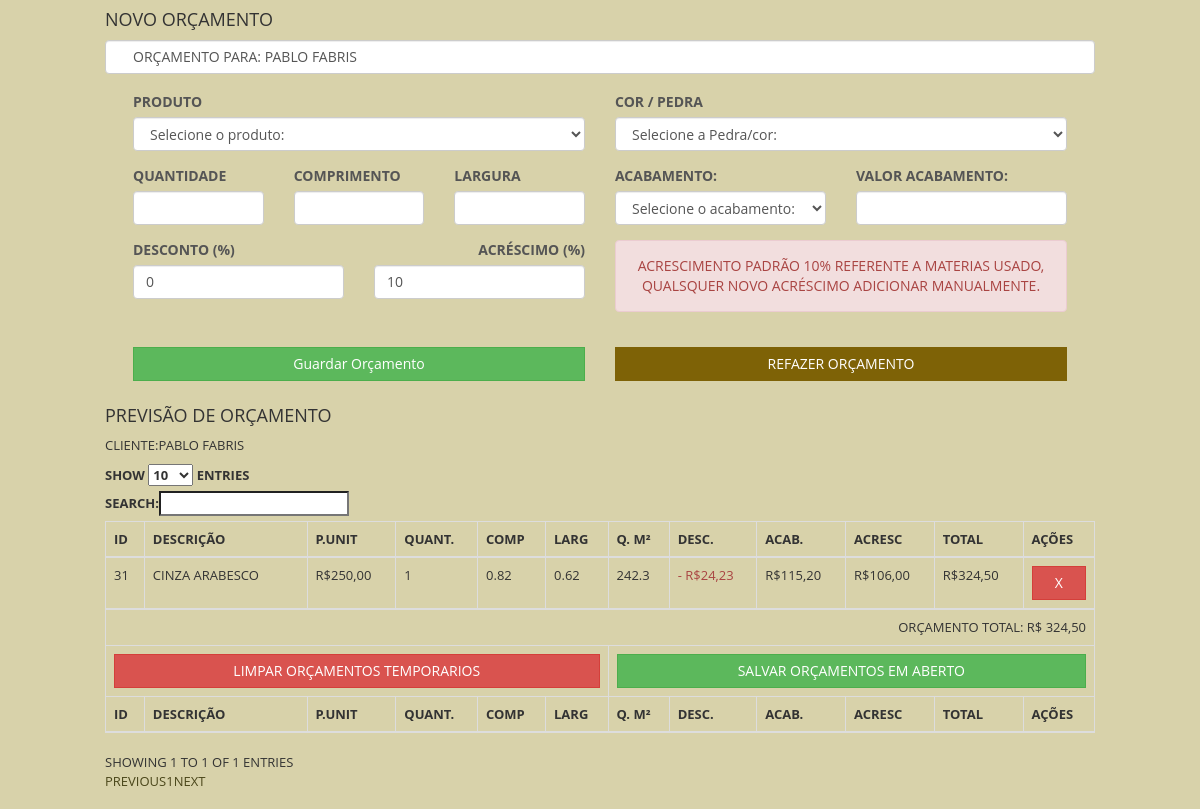
The app's page /admin.php?page=novo_orcamento&cliente=PABLO FABRIS (signed in) with its own data.
### tables this page shows
CREATE TABLE `clientes` (
  `id` int(11) NOT NULL,
  `nome` varchar(200) NOT NULL,
  `endereco` varchar(500) NOT NULL,
  `n` int(11) NOT NULL,
  `referencia` varchar(500) NOT NULL,
  `cidade` varchar(200) NOT NULL,
  `bairro` varchar(200) NOT NULL,
  `cep` varchar(50) NOT NULL,
  `cpf` varchar(50) NOT NULL,
  `telefone` varchar(100) NOT NULL,
  `telefone1` varchar(100) NOT NULL,
  `id_empresa` int(11) NOT NULL
);

CREATE TABLE `temp_orcamento` (
  `id` int(11) NOT NULL,
  `pedraRef` varchar(11) NOT NULL,
  `produto` varchar(100) NOT NULL,
  `preco_unit` varchar(100) NOT NULL,
  `quant` int(11) NOT NULL,
  `comp` varchar(100) NOT NULL,
  `larg` varchar(100) NOT NULL,
  `quantM` varchar(50) NOT NULL,
  `desconto` varchar(100) NOT NULL,
  `acab` varchar(100) NOT NULL,
  `acresc` int(11) NOT NULL,
  `total` varchar(100) NOT NULL,
  `cliente_id` varchar(100) NOT NULL,
  `id_admin` varchar(100) NOT NULL,
  `id_empresa` int(11) NOT NULL
);

### pages/orcamentos/novo_orcamento.php (the view, shortened to what this page needs)
<div class="row content">
    <div class="row">
        <div class="col-sm-12">
            <h4>Novo Orçamento</h4>
            <?php if (!isset($_GET['cliente'])) { ?>
                <div class="form-group col-sm-12">
                    <label for="cliente">Cliente</label>
                    <form action="">
                        <input type="text" id="cliente" name="cliente" onkeyup="showCliente(this.value)" class="form-control">
                    </form>
                    <p>Suggestions: <span id="clientes"></span></p>
                </div>
            <?php } else {
                $check= "SELECT * FROM  clientes WHERE nome='".$_GET['cliente']."'";
                $checkCliente = mysqli_query($con,$check);
                if(mysqli_num_rows($checkCliente) == 0){
            echo "<div class='alert alert-danger text-center'>Cliente não existe por favor tente novamente.<a href='?page=novo_orcamento' class='btn btn-danger'>Reiniciar orçamento</a></div>";
                }else{
             while($row = mysqli_fetch_assoc($checkCliente)){
             $idUser =  $row['id'];
             $nome =  $row['nome'];
                ?>
                <div id="Allform">
                    <form class="form-control" method="post" action="data/addTempOrcamento.php">
                    <div class="form-group col-sm-12">
                            <p class="text-lefty"><span class="text-strong">Orçamento para:</span> <?php echo $nome;  ?> </p>
                        </div>
                        <div class="form-group col-sm-6">
                            <label for="Produtos">Produto</label>
                            <select name="Produtos" class="form-control">
                                <option value="">Selecione o produto:</option>
                            </select>
                        </div>
                        <div class="form-group col-sm-6">
                            <label for="pedras">Cor / Pedra</label>
                            <select name="pedras" onchange="showPedras(this.value)" class="form-control">
                                <option value="">Selecione a Pedra/cor:</option>
                            </select>
                        </div>
                        <div class="form-group col-sm-2">
                            <label for="quantidade">Quantidade</label>
                            <input type="text" name="quantidade" class="form-control" id="quantidade">
                        </div>
                        <div class="form-group col-sm-2">
                            <label for="comprimento">Comprimento</label>
                            <input type="text" name="comprimento" class="form-control" id="comprimento">
                        </div>
                        <div class="form-group col-sm-2">
                            <label for="largura">Largura</label>
                            <input type="text" name="largura" class="form-control" id="largura">
                        </div>
                        <div class="form-group col-sm-3">
                        <label for="acabamento">Acabamento:</label>
                            <select name="acabamento" class="form-control">
                                <option>Selecione o acabamento:</option>
                            </select>
                        </div>
                        <div class="form-group col-sm-3">
                        <label for="acabamento">Valor Acabamento:</label>
                        <input type="text" name="valoracabamento" class="form-control" id="valoracabamento">
                        </div>
                        <div class="form-group col-sm-3">
                            <label for="desconto">Desconto (%)</label>
                            <input type="text" name="desconto" class="form-control" value="0" id="desconto">
                        </div>
                        <div class="form-group col-sm-3 text-right">
                            <label for="acresc1"> Acréscimo (%)</label>
                            <input type="text" name="acresc1" class="form-control" value="10" id="acresc1">
                        </div>
                        <div class="form-group col-sm-6 text-left">
                           <div class="alert alert-danger text-center">Acrescimento padrão 10% referente a materias usado, qualsquer novo acréscimo adicionar manualmente.</div>
                        </div>
                        <div class="form-group col-sm-6">
                            <button type="submit" class="btn btn-success col-sm-12">Guardar Orçamento</button>
                        </div>
                        <div class="form-group col-sm-6">
                            <a class="btn btn-info col-sm-12" href="?page=novo_orcamento&cliente=<?= $_GET['cliente']; ?>">Refazer Orçamento</a>
                        </div>
                    </form>
                </div>
            <?php } } } ?>
        </div>
        <div class="col-sm-12">
            <?php if (isset($_GET['cliente'])) { ?>
                <h4>Previsão de Orçamento</h4>
                <p class="text-lefty"><span class="text-strong">Cliente:</span><?= $nome; ?></p>
                <table id="tableuser" class="table table-bordered" style="width:100%">
                    <thead>
                        <th>ID</th>
                        <th>Descrição</th>
                        <th>P.Unit</th>
                        <th>Quant.</th>
                        <th>Comp</th>
                        <th>Larg</th>
                        <th>Q. M²</th>
                        <th>Desc.</th>
                        <th>Acab.</th>
                        <th>Acresc</th>
                        <th>Total</th>
                        <th>Ações</th>
                    </thead>
                    <tbody>
                    <?php
                                $sql1 = "SELECT * FROM temp_orcamento WHERE cliente_id='".$nome."' and id_empresa='".$_SESSION['empresa_id']."'";
                                $result1 = mysqli_query($con, $sql1);
                                while ($rowp1 = mysqli_fetch_array($result1)) {
                                    ?>
                                    <tr>
                                    <td><?php echo $rowp1['id']; ?></td>
                                    <td><?php echo $rowp1['produto']; ?></td>
                                    <td>R$<?php echo number_format($rowp1['preco_unit'], 2, ',', '.'); ?></td>
                                    <td><?php echo $rowp1['quant']; ?></td>
                                    <td><?php echo $rowp1['comp']; ?></td>
                                    <td><?php echo $rowp1['larg']; ?></td>
                                    <td><?php echo $rowp1['quantM']; ?></td>
                                    <td class="text-danger"> - R$<?php echo number_format($rowp1['desconto'], 2, ',', '.'); ?> </td>
                                    <td>R$<?php echo number_format($rowp1['acab'], 2, ',', '.'); ?></td>
                                    <td>R$<?php echo number_format($rowp1['acresc'], 2, ',', '.'); ?></td>
                                    <td>R$<?php echo number_format($rowp1['total'], 2, ',', '.'); ?></td>
                                    <td><a class="btn bbtn-sm btn-danger col-sm-12" href="data/apagar_temporcamentoUnit.php?id=<?php echo $rowp1['id']; ?>">X</a></td>
                                    </tr>
                              <?php
                                }
                                ?>
                     </tbody>
                     <?php
                     if(mysqli_num_rows($result1) > 0 ){
                        $sql2 = "SELECT DISTINCT SUM(total) FROM temp_orcamento WHERE cliente_id='".$nome."' and id_empresa='".$_SESSION['empresa_id']."'";
                        $result2 = mysqli_query($con, $sql2);
                          while ($rowp2 = mysqli_fetch_array($result2)) {
                     ?>
                                  <tr>
                                    <td colspan="13" class="text-right">Orçamento Total: R$ <?php echo number_format($rowp2['SUM(total)'], 2, ',', '.'); ?></td>
                                    <?php } ?>
                                </tr>
                     <tr>
                        <td colspan='6' class="text-right"><a class="btn btn-danger col-sm-12" href="data/apagar_temporcamento.php?idcliente=<?php echo $idUser; ?>">Limpar orçamentos temporarios</a></td>
                        <td colspan='7' class="text-left"><a class="btn btn-success col-sm-12" href="data/salvar_em_aberto.php?idcliente=<?php echo $idUser; ?>">Salvar orçamentos em aberto</button></td>
                                   </tr>
                     <?php
                     }
                       ?>
                    <thead>
                        <th>ID</th>
                        <th>Descrição</th>
                        <th>P.Unit</th>
                        <th>Quant.</th>
                        <th>Comp</th>
                        <th>Larg</th>
                        <th>Q. M²</th>
                        <th>Desc.</th>
                        <th>Acab.</th>
                        <th>Acresc</th>
                        <th>Total</th>
                        <th>Ações</th>
                    </thead>
                </table>
        </div>
    </div>
<?php } ?>
</div>

### css/main.css (style rules this page uses)
body { font-family: 'Open Sans', sans-serif; font-size: 13px; line-height: 1.42857143; color: #333; background-color: #d8d2aa; text-transform: uppercase; width: 80%; margin: 0 auto; }
a { color: #4a461a; text-decoration: none; }
h1, h2, h3, h4, h5, h6 { font-family: inherit; font-weight: 500; line-height: 1.1; color: inherit; }
.btn { border-radius: 0px; }
table { border: black solid 2px; }
table thead { border-color: black solid 1px; }
table tbody { border-color: black; }
table tbody tr { border-color: black; }
.btn-info { background-color: #7e6206; border-color: #7e6206; }

### css/print.css (style rules this page uses)
* { color: #000 !important; text-shadow: none !important; background: transparent !important; box-shadow: none !important; }

### records on screen
clientes: nome "PABLO FABRIS"
temp_orcamento: id "31", produto "CINZA ARABESCO", preco_unit "250,00", quant "1", comp "0.82", larg "0.62", quantM "242.3", desconto "24,23", acab "115,20", acresc "106,00", total "324,50"

### other values on screen
$rowp2['SUM(total)'] "324,50"
